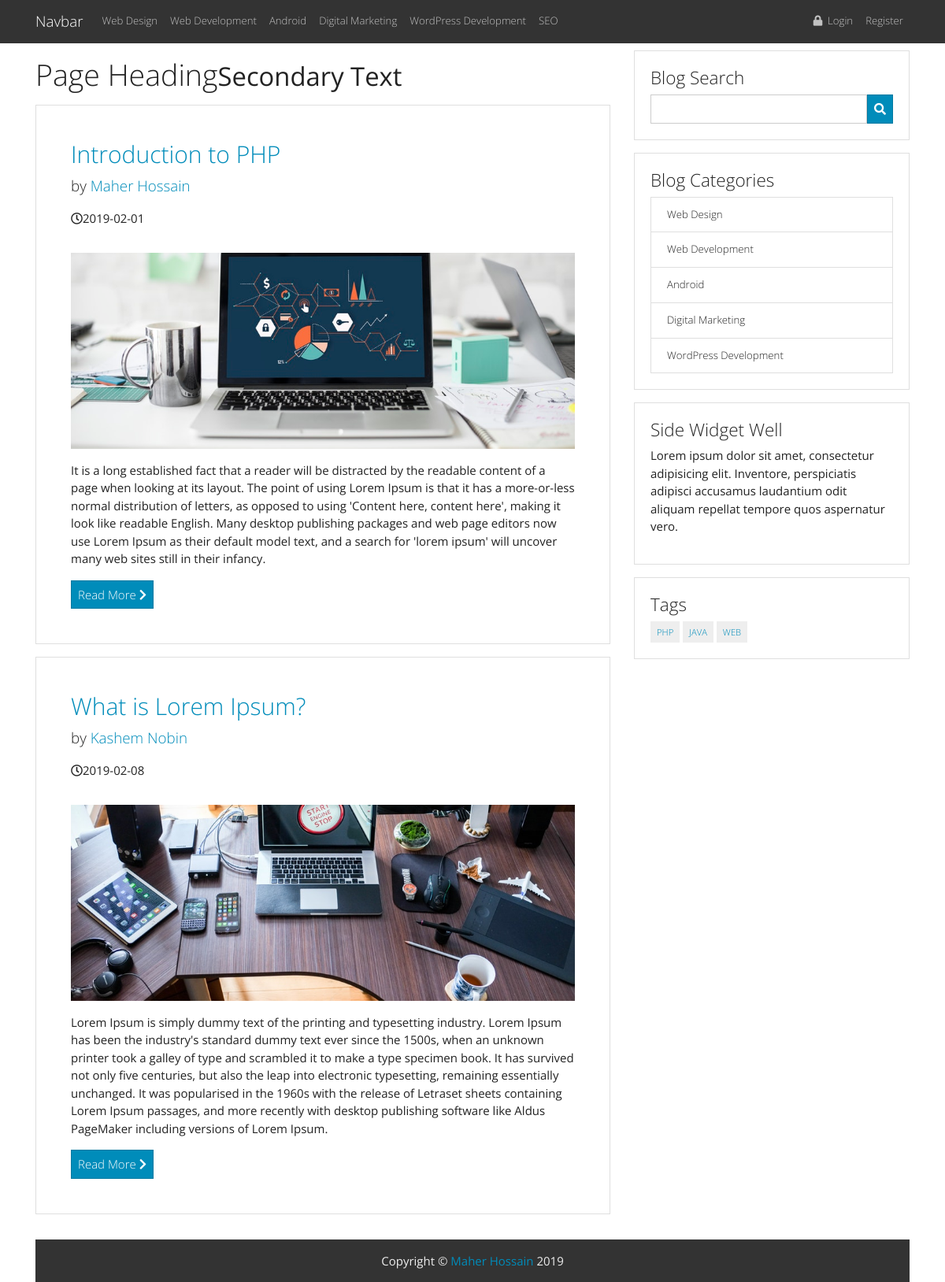
The page / on the database its author committed.
### tables this page shows
CREATE TABLE `categories` (
  `id` int(3) NOT NULL,
  `name` varchar(255) NOT NULL
);

CREATE TABLE `posts` (
  `post_id` int(3) NOT NULL,
  `post_category_id` int(3) NOT NULL,
  `post_title` varchar(255) NOT NULL,
  `post_author` varchar(255) NOT NULL,
  `post_date` date NOT NULL,
  `post_image` text NOT NULL,
  `post_content` text NOT NULL,
  `post_tags` varchar(255) NOT NULL,
  `post_comment_count` int(11) NOT NULL,
  `post_status` varchar(255) NOT NULL DEFAULT 'draft'
);

### index.php (the view)
<?php
include "inc/db.php";
include "inc/header.php";
include "inc/nav.php";
?>
    <div class="container mt-5">
        <div class="row">
            <div class="col-md-8 mt-4">
                <h1 class="page-header">
                    Page Heading<small>Secondary Text</small>
                </h1>
            <?php
                $sql = "SELECT * FROM posts";
                $fetchData = mysqli_query($conn, $sql);
                while($result = mysqli_fetch_assoc($fetchData)){
                  $title = $result['post_title'];
                  $author = $result['post_author'];
                  $date = $result['post_date'];
                  $image = $result['post_image'];
                  $content = $result['post_content'];
            ?>
            <div class="card p-4 my-3">
                <div class="card-body">
                    <h2>
                        <a href="#"><?php echo $title; ?></a>
                    </h2>
                    <p class="lead">
                        by <a href="index.php"><?php echo $author; ?></a>
                    </p>
                    <p><i class="far fa-clock"></i></span><?php echo $date; ?></p>
                    <img class="img-fluid my-3" src="images/<?php echo $image; ?>" alt="">
                    <p><?php echo $content; ?></p>
                    <a class="btn btn-primary" href="#">
                        Read More <i class="fas fa-chevron-right"></i>
                    </a>
                </div>
            </div>
            <?php  } ?>
            </div>
            <?php include "inc/sidebar.php"; ?>
        </div>
<?php include "inc/footer.php"; ?>

### inc/header.php (shortened to what this page needs)
<!doctype html>
<html lang="en">
  <head>
    <link rel="stylesheet" href="https://bootswatch.com/4/yeti/bootstrap.min.css">
    <link rel="stylesheet" href="https://use.fontawesome.com/releases/v5.7.2/css/all.css">
  </head>
  <body>

### inc/nav.php (shortened to what this page needs)
<nav class="fixed-top navbar navbar-expand-lg navbar-dark bg-dark">
<div class="container">
  <a class="navbar-brand" href="#">Navbar</a>
  <div class="collapse navbar-collapse" id="navbarSupportedContent">
    <ul class="navbar-nav mr-auto">
      <?php
          $sql = "SELECT * FROM categories";
          $fetchData = mysqli_query($conn, $sql);
          while($result = mysqli_fetch_assoc($fetchData)){
            $row = $result['name'];
            echo "<li class='nav-item'><a class='nav-link' href='#'>$row</a></li>";
          }
      ?>
    </ul>
    <ul class="navbar-nav ml-auto">
      <li class="nav-item">
        <a class="nav-link" href="#"><i class="fas fa-lock"></i> &nbsp;Login</a>
      </li>
      <li class="nav-item">
        <a class="nav-link" href="#">Register</a>
      </li>
    </ul>
  </div>
</div>
</nav>

### inc/sidebar.php
<div class="col-md-4">
    <div class="card card-body my-3">
        <h4>Blog Search</h4>
        <form action="search.php" method="get">
            <div class="input-group">
                <input type="text" name="search" class="form-control">
                <span class="input-group-btn">
                    <button class="btn btn-primary" type="submit" name="submit">
                        <i class="fas fa-search"></i>
                    </button>
                </span>
            </div>
        </form>
    </div>
    <div class="card card-body my-3">
        <h4>Blog Categories</h4>
        <div class="row">
            <div class="col-lg-12">
                <ul class="list-group">
                    <?php
                        $sql = "SELECT * FROM categories ORDER BY id ASC LIMIT 5";
                        $fetchData = mysqli_query($conn, $sql);
                        while($result = mysqli_fetch_assoc($fetchData)){
                          $row = $result['name'];
                          echo "<li class='list-group-item'><a class='text-dark' href='#'>$row</a></li>";
                        }
                    ?>
                </ul>
            </div>
        </div>
    </div>
    <div class="card card-body my-3">
        <h4>Side Widget Well</h4>
        <p>Lorem ipsum dolor sit amet, consectetur adipisicing elit. Inventore, perspiciatis adipisci accusamus laudantium odit aliquam repellat tempore quos aspernatur vero.</p>
    </div>
    <div class="card my-3">
        <div class="card-body">
            <h4>Tags</h4>
            <span class="badge badge-secondary p-2 text-dark"><a href="#">PHP</a></span>
            <span class="badge badge-secondary p-2 text-dark"><a href="#">JAVA</a></span>
            <span class="badge badge-secondary p-2 text-dark"><a href="#">WEB</a></span>
        </div>
    </div>
</div>

### inc/footer.php (shortened to what this page needs)
<footer class="mt-3 bg-dark">
    <div class="row">
        <div class="col-lg-12">
            <p class="text-center m-3 text-light">Copyright &copy; <a href="https://www.maherhossain.com">Maher Hossain</a> <?php echo Date('Y'); ?></p>
        </div>
    </div>
</footer>
</div>
  </body>
</html>

### rows shown on the page
categories: name "Web Design"
categories: name "Web Development"
categories: name "Android"
categories: name "Digital Marketing"
categories: name "WordPress Development"
categories: name "SEO"
posts: post_title "Introduction to PHP", post_author "Maher Hossain", post_date "2019-02-01", post_image (picture), post_content "It is a long established fact that a reader will be distracted by the readable content of a page when looking at its layout. The point of using Lorem Ipsum is that it has a more-or-less normal distribution of letters, as opposed to using 'Content here, content here', making it look like readable English. Many desktop publishing packages and web page editors now use Lorem Ipsum as their default model text, and a search for 'lorem ipsum' will uncover many web sites still in their infancy."
posts: post_title "What is Lorem Ipsum?", post_author "Kashem Nobin", post_date "2019-02-08", post_image (picture), post_content "Lorem Ipsum is simply dummy text of the printing and typesetting industry. Lorem Ipsum has been the industry's standard dummy text ever since the 1500s, when an unknown printer took a galley of type and scrambled it to make a type specimen book. It has survived not only five centuries, but also the leap into electronic typesetting, remaining essentially unchanged. It was popularised in the 1960s with the release of Letraset sheets containing Lorem Ipsum passages, and more recently with desktop publishing software like Aldus PageMaker including versions of Lorem Ipsum."

### other values the page prints
Date('Y') "2019"
